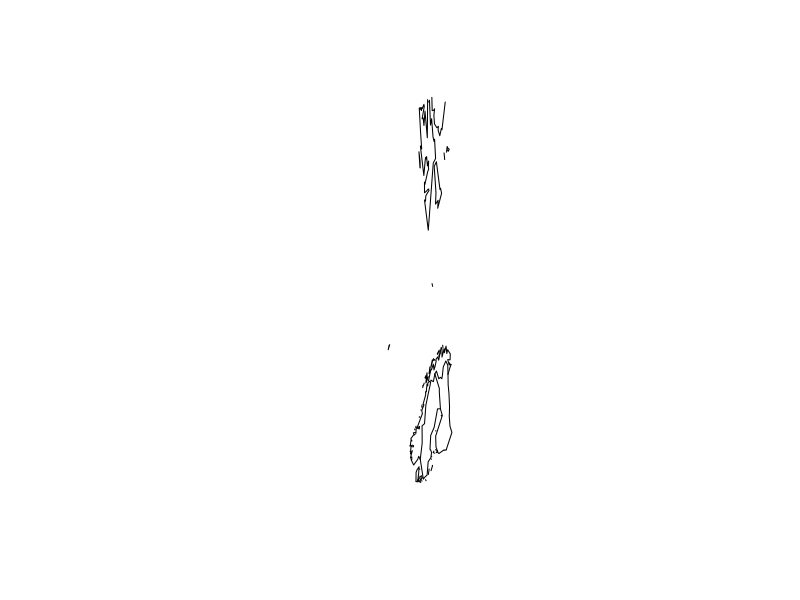

R code for this plot: (Note: this script raises an error after producing the figure.)
library("maps")
library("mapproj")
library("fields")

map(regions=c("norway","sweden","denmark","finland"),projection="cylindrical")

map_axis = par("usr")

lon_range = which(map_axis[1] < lon & map_axis[2] > lon)
lat_range = which(map_axis[3] < lat & map_axis[4] > lat)

par(new=T)
#image.plot(lon,lat,Soil_moisture)
image.plot(lon_range,lat_range,Soil_moisture[lon_range, lat_range])
